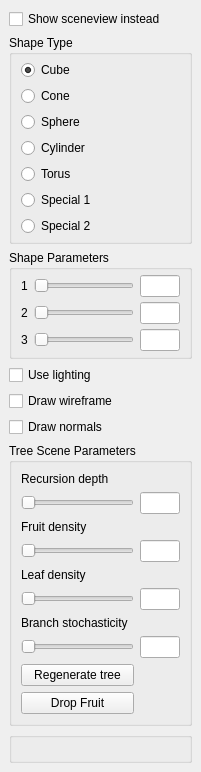
  <widget class="QDockWidget" name="shapesDock">
   <property name="windowTitle">
    <string>Shapes/Scene&amp;view</string>
   </property>
   <attribute name="dockWidgetArea">
    <number>1</number>
   </attribute>
   <widget class="QWidget" name="shapesDockContents">
    <layout class="QVBoxLayout" name="verticalLayout_7">
     <item>
      <widget class="QCheckBox" name="showSceneviewInstead">
       <property name="text">
        <string>Show sceneview instead</string>
       </property>
      </widget>
     </item>
     <item>
      <widget class="QGroupBox" name="shapeType">
       <property name="title">
        <string>Shape Type</string>
       </property>
       <layout class="QVBoxLayout" name="verticalLayout_8">
        <property name="topMargin">
         <number>5</number>
        </property>
        <property name="bottomMargin">
         <number>5</number>
        </property>
        <item>
         <widget class="QRadioButton" name="shapeTypeCube">
          <property name="text">
           <string>Cube</string>
          </property>
          <property name="checked">
           <bool>true</bool>
          </property>
         </widget>
        </item>
        <item>
         <widget class="QRadioButton" name="shapeTypeCone">
          <property name="text">
           <string>Cone</string>
          </property>
         </widget>
        </item>
        <item>
         <widget class="QRadioButton" name="shapeTypeSphere">
          <property name="text">
           <string>Sphere</string>
          </property>
         </widget>
        </item>
        <item>
         <widget class="QRadioButton" name="shapeTypeCylinder">
          <property name="text">
           <string>Cylinder</string>
          </property>
         </widget>
        </item>
        <item>
         <widget class="QRadioButton" name="shapeTypeTorus">
          <property name="text">
           <string>Torus</string>
          </property>
         </widget>
        </item>
        <item>
         <widget class="QRadioButton" name="shapeTypeSpecial1">
          <property name="text">
           <string>Special 1</string>
          </property>
         </widget>
        </item>
        <item>
         <widget class="QRadioButton" name="shapeTypeSpecial2">
          <property name="text">
           <string>Special 2</string>
          </property>
         </widget>
        </item>
       </layout>
      </widget>
     </item>
     <item>
      <widget class="QGroupBox" name="shapeParameters">
       <property name="title">
        <string>Shape Parameters</string>
       </property>
       <layout class="QGridLayout" name="gridLayout_4">
        <property name="topMargin">
         <number>5</number>
        </property>
        <property name="bottomMargin">
         <number>5</number>
        </property>
        <property name="verticalSpacing">
         <number>5</number>
        </property>
        <item row="0" column="0">
         <widget class="QLabel" name="shapeParameterLabel1">
          <property name="text">
           <string>1</string>
          </property>
         </widget>
        </item>
        <item row="2" column="0">
         <widget class="QLabel" name="shapeParameterLabel2">
          <property name="text">
           <string>2</string>
          </property>
         </widget>
        </item>
        <item row="4" column="0">
         <widget class="QLabel" name="shapeParameterLabel3">
          <property name="text">
           <string>3</string>
          </property>
         </widget>
        </item>
        <item row="0" column="1">
         <widget class="QSlider" name="shapeParameterSlider1">
          <property name="minimumSize">
           <size>
            <width>100</width>
            <height>0</height>
           </size>
          </property>
          <property name="orientation">
           <enum>Qt::Horizontal</enum>
          </property>
         </widget>
        </item>
        <item row="2" column="1">
         <widget class="QSlider" name="shapeParameterSlider2">
          <property name="minimumSize">
           <size>
            <width>100</width>
            <height>0</height>
           </size>
          </property>
          <property name="orientation">
           <enum>Qt::Horizontal</enum>
          </property>
         </widget>
        </item>
        <item row="4" column="1">
         <widget class="QSlider" name="shapeParameterSlider3">
          <property name="minimumSize">
           <size>
            <width>100</width>
            <height>0</height>
           </size>
          </property>
          <property name="orientation">
           <enum>Qt::Horizontal</enum>
          </property>
         </widget>
        </item>
        <item row="0" column="2">
         <widget class="QLineEdit" name="shapeParameterTextbox1">
          <property name="minimumSize">
           <size>
            <width>40</width>
            <height>0</height>
           </size>
          </property>
          <property name="maximumSize">
           <size>
            <width>40</width>
            <height>16777215</height>
           </size>
          </property>
         </widget>
        </item>
        <item row="2" column="2">
         <widget class="QLineEdit" name="shapeParameterTextbox2">
          <property name="minimumSize">
           <size>
            <width>40</width>
            <height>0</height>
           </size>
          </property>
          <property name="maximumSize">
           <size>
            <width>40</width>
            <height>16777215</height>
           </size>
          </property>
         </widget>
        </item>
        <item row="4" column="2">
         <widget class="QLineEdit" name="shapeParameterTextbox3">
          <property name="minimumSize">
           <size>
            <width>40</width>
            <height>0</height>
           </size>
          </property>
          <property name="maximumSize">
           <size>
            <width>40</width>
            <height>16777215</height>
           </size>
          </property>
         </widget>
        </item>
       </layout>
      </widget>
     </item>
     <item>
      <widget class="QCheckBox" name="useLightingCheckbox">
       <property name="text">
        <string>Use lighting</string>
       </property>
      </widget>
     </item>
     <item>
      <widget class="QCheckBox" name="drawWireframeCheckbox">
       <property name="text">
        <string>Draw wireframe</string>
       </property>
      </widget>
     </item>
     <item>
      <widget class="QCheckBox" name="drawNormalsCheckbox">
       <property name="text">
        <string>Draw normals</string>
       </property>
      </widget>
     </item>
     <item>
      <widget class="QGroupBox" name="treeSceneParameters_2">
       <property name="title">
        <string>Tree Scene Parameters</string>
       </property>
       <layout class="QGridLayout" name="treeSceneParameters">
        <item row="8" column="1">
         <widget class="QLineEdit" name="branchStochTextbox">
          <property name="minimumSize">
           <size>
            <width>40</width>
            <height>0</height>
           </size>
          </property>
          <property name="maximumSize">
           <size>
            <width>40</width>
            <height>16777215</height>
           </size>
          </property>
         </widget>
        </item>
        <item row="6" column="0">
         <widget class="QSlider" name="leafDensitySlider">
          <property name="orientation">
           <enum>Qt::Horizontal</enum>
          </property>
         </widget>
        </item>
        <item row="5" column="0">
         <widget class="QLabel" name="leafDensityLabel">
          <property name="text">
           <string>Leaf density</string>
          </property>
         </widget>
        </item>
        <item row="6" column="1">
         <widget class="QLineEdit" name="leafDensityTextbox">
          <property name="minimumSize">
           <size>
            <width>40</width>
            <height>0</height>
           </size>
          </property>
          <property name="maximumSize">
           <size>
            <width>40</width>
            <height>16777215</height>
           </size>
          </property>
         </widget>
        </item>
        <item row="4" column="1">
         <widget class="QLineEdit" name="fruitDensityTextbox">
          <property name="minimumSize">
           <size>
            <width>40</width>
            <height>0</height>
           </size>
          </property>
          <property name="maximumSize">
           <size>
            <width>40</width>
            <height>16777215</height>
           </size>
          </property>
         </widget>
        </item>
        <item row="8" column="0">
         <widget class="QSlider" name="branchStochSlider">
          <property name="orientation">
           <enum>Qt::Horizontal</enum>
          </property>
         </widget>
        </item>
        <item row="4" column="0">
         <widget class="QSlider" name="fruitDensitySlider">
          <property name="orientation">
           <enum>Qt::Horizontal</enum>
          </property>
         </widget>
        </item>
        <item row="3" column="0">
         <widget class="QLabel" name="fruitDensityLabel">
          <property name="text">
           <string>Fruit density</string>
          </property>
         </widget>
        </item>
        <item row="9" column="0">
         <widget class="QPushButton" name="regenerateTree">
          <property name="text">
           <string>Regenerate tree</string>
          </property>
         </widget>
        </item>
        <item row="2" column="0">
         <widget class="QSlider" name="recursionDepthSlider">
          <property name="orientation">
           <enum>Qt::Horizontal</enum>
          </property>
         </widget>
        </item>
        <item row="1" column="0">
         <widget class="QLabel" name="recursionDepthLabel">
          <property name="text">
           <string>Recursion depth</string>
          </property>
         </widget>
        </item>
        <item row="2" column="1">
         <widget class="QLineEdit" name="recursionDepthTextbox">
          <property name="minimumSize">
           <size>
            <width>40</width>
            <height>0</height>
           </size>
          </property>
          <property name="maximumSize">
           <size>
            <width>40</width>
            <height>16777215</height>
           </size>
          </property>
         </widget>
        </item>
        <item row="7" column="0">
         <widget class="QLabel" name="branchStochLabel">
          <property name="text">
           <string>Branch stochasticity</string>
          </property>
         </widget>
        </item>
        <item row="10" column="0">
         <widget class="QPushButton" name="dropFruit">
          <property name="text">
           <string>Drop Fruit</string>
          </property>
         </widget>
        </item>
       </layout>
      </widget>
     </item>
     <item>
      <widget class="QGroupBox" name="shapesDockEmptySpace">
       <property name="sizePolicy">
        <sizepolicy hsizetype="Preferred" vsizetype="Expanding">
         <horstretch>0</horstretch>
         <verstretch>0</verstretch>
        </sizepolicy>
       </property>
      </widget>
     </item>
    </layout>
   </widget>
  </widget>
